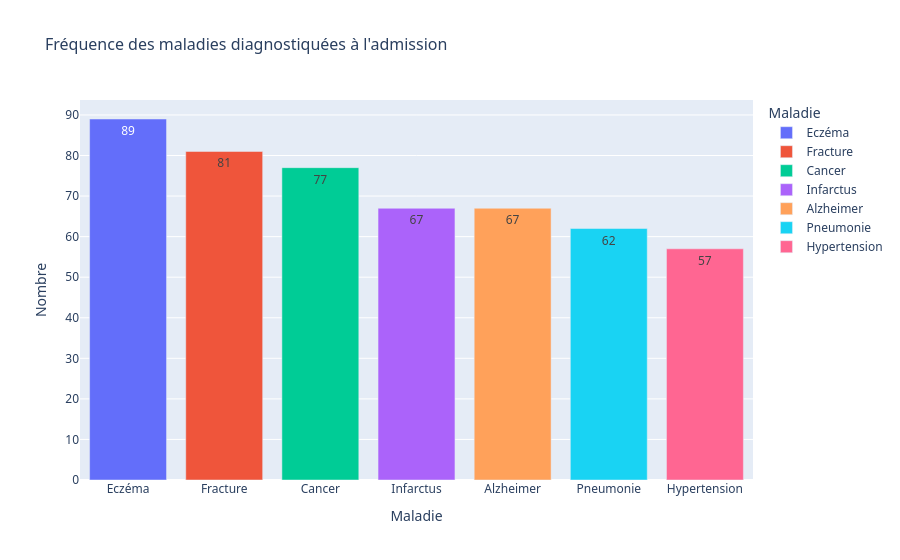

Notebook code cell kept with this figure:
### Markdown cell above
<div style="margin-top: 25px; margin-bottom: 15px; border-left: 5px solid #2980b9; background-color: #f4f7f6; padding: 12px 18px; border-radius: 0 6px 6px 0; box-shadow: 0 2px 4px rgba(0,0,0,0.02);">
    <h3 style="color: #2c3e50; margin: 0; font-family: 'Segoe UI', Tahoma, Geneva, Verdana, sans-serif; font-size: 1.15em; font-weight: 600;">5. Identifier les maladies les plus fréquentes.</h3>
</div>

### Code cell
mal_counts = df['Maladie'].value_counts().reset_index()
mal_counts.columns = ['Maladie', 'Nombre']
tracer_bar_chart(mal_counts, 'Maladie', 'Nombre', "Fréquence des maladies diagnostiquées à l'admission")

### Figure 1 — Plotly figure (JSON) as saved in the notebook; plotly's stock layout.template omitted (floating-point values rounded to 4 significant figures)
{"data": [{"hovertemplate": "Maladie=%{x}<br>Nombre=%{y}<extra></extra>", "legendgroup": "Eczéma", "marker": {"color": "#636efa", "pattern": {"shape": ""}}, "name": "Eczéma", "orientation": "v", "showlegend": true, "textposition": "auto", "texttemplate": "%{y:.2s}", "type": "bar", "x": ["Eczéma"], "xaxis": "x", "y": [89], "yaxis": "y"}, {"hovertemplate": "Maladie=%{x}<br>Nombre=%{y}<extra></extra>", "legendgroup": "Fracture", "marker": {"color": "#EF553B", "pattern": {"shape": ""}}, "name": "Fracture", "orientation": "v", "showlegend": true, "textposition": "auto", "texttemplate": "%{y:.2s}", "type": "bar", "x": ["Fracture"], "xaxis": "x", "y": [81], "yaxis": "y"}, {"hovertemplate": "Maladie=%{x}<br>Nombre=%{y}<extra></extra>", "legendgroup": "Cancer", "marker": {"color": "#00cc96", "pattern": {"shape": ""}}, "name": "Cancer", "orientation": "v", "showlegend": true, "textposition": "auto", "texttemplate": "%{y:.2s}", "type": "bar", "x": ["Cancer"], "xaxis": "x", "y": [77], "yaxis": "y"}, {"hovertemplate": "Maladie=%{x}<br>Nombre=%{y}<extra></extra>", "legendgroup": "Infarctus", "marker": {"color": "#ab63fa", "pattern": {"shape": ""}}, "name": "Infarctus", "orientation": "v", "showlegend": true, "textposition": "auto", "texttemplate": "%{y:.2s}", "type": "bar", "x": ["Infarctus"], "xaxis": "x", "y": [67], "yaxis": "y"}, {"hovertemplate": "Maladie=%{x}<br>Nombre=%{y}<extra></extra>", "legendgroup": "Alzheimer", "marker": {"color": "#FFA15A", "pattern": {"shape": ""}}, "name": "Alzheimer", "orientation": "v", "showlegend": true, "textposition": "auto", "texttemplate": "%{y:.2s}", "type": "bar", "x": ["Alzheimer"], "xaxis": "x", "y": [67], "yaxis": "y"}, {"hovertemplate": "Maladie=%{x}<br>Nombre=%{y}<extra></extra>", "legendgroup": "Pneumonie", "marker": {"color": "#19d3f3", "pattern": {"shape": ""}}, "name": "Pneumonie", "orientation": "v", "showlegend": true, "textposition": "auto", "texttemplate": "%{y:.2s}", "type": "bar", "x": ["Pneumonie"], "xaxis": "x", "y": [62], "yaxis": "y"}, {"hovertemplate": "Maladie=%{x}<br>Nombre=%{y}<extra></extra>", "legendgroup": "Hypertension", "marker": {"color": "#FF6692", "pattern": {"shape": ""}}, "name": "Hypertension", "orientation": "v", "showlegend": true, "textposition": "auto", "texttemplate": "%{y:.2s}", "type": "bar", "x": ["Hypertension"], "xaxis": "x", "y": [57], "yaxis": "y"}], "layout": {"barmode": "relative", "font": {"family": "Segoe UI"}, "legend": {"title": {"text": "Maladie"}, "tracegroupgap": 0}, "title": {"font": {"size": 16}, "text": "Fréquence des maladies diagnostiquées à l'admission"}, "xaxis": {"anchor": "y", "categoryarray": ["Eczéma", "Fracture", "Cancer", "Infarctus", "Alzheimer", "Pneumonie", "Hypertension"], "categoryorder": "array", "domain": [0, 1], "title": {"font": {"family": "Segoe UI"}, "text": "Maladie"}}, "yaxis": {"anchor": "x", "domain": [0, 1], "title": {"font": {"family": "Segoe UI"}, "text": "Nombre"}}}}
